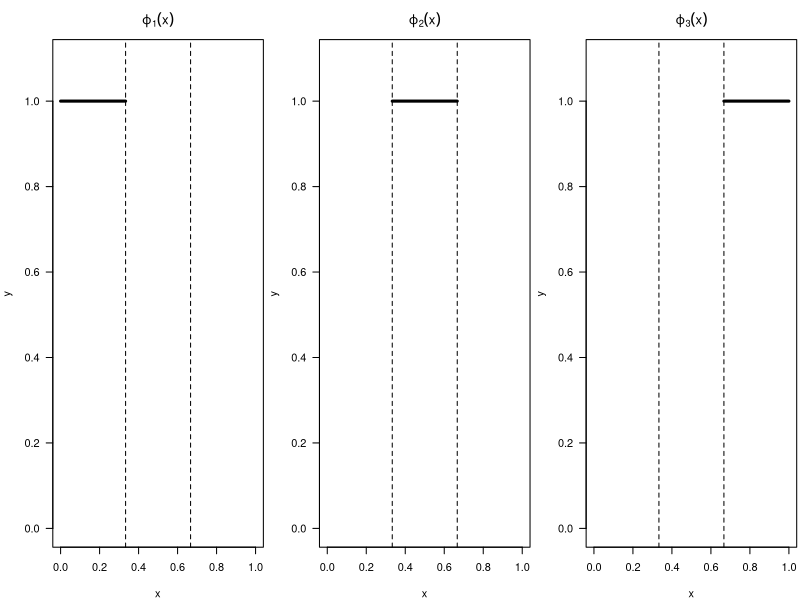

The R script that drew this image:
## ---- chunk 1
par(mfrow=c(1,3), mar=c(4.0, 4.0, 3.0, 0.25))
plot(0,0, type="n", xlab="x", ylab="y", main=expression(varphi[1](x)), xlim=c(0,1), ylim=c(0,1.1),
     las=1, cex.main=1.2)
lines(c(0,1/3), c(1,1), lwd=3)
abline(v=1/3, lty=2)
abline(v=2/3, lty=2)
plot(0,0, type="n", xlab="x", ylab="y", main=expression(varphi[2](x)), xlim=c(0,1), ylim=c(0,1.1),
     las=1, cex.main=1.2)
lines(c(1/3,2/3), c(1,1), lwd=3)
abline(v=1/3, lty=2)
abline(v=2/3, lty=2)
plot(0,0, type="n", xlab="x", ylab="y", main=expression(varphi[3](x)), xlim=c(0,1), ylim=c(0,1.1),
     las=1, cex.main=1.2)
lines(c(2/3,1), c(1,1), lwd=3)
abline(v=1/3, lty=2)
abline(v=2/3, lty=2)
